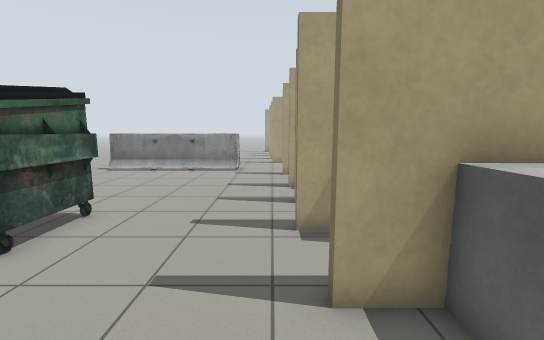
View 1 (above)

24 first-person views from a walk through a world built for the Gazebo simulator. The camera is 1.2 m above the floor, tilts 8° down and sees 90° across. The lines on the ground mark 1 m squares. The floor is counted in squares, 0.5 m on a side. Each view is taken from the middle of a square. On the plan, view 1 faces up. The plan holds only what a view shows up to about 17 squares ahead; the rest is blank. The place goes on beyond the plan. Simple patterns stand in for the simulator's built-in surfaces.

View 2
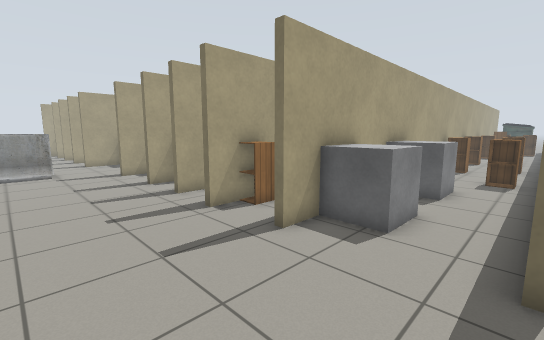

View 3
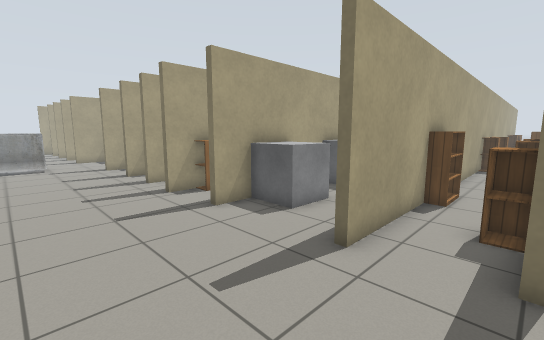

View 4
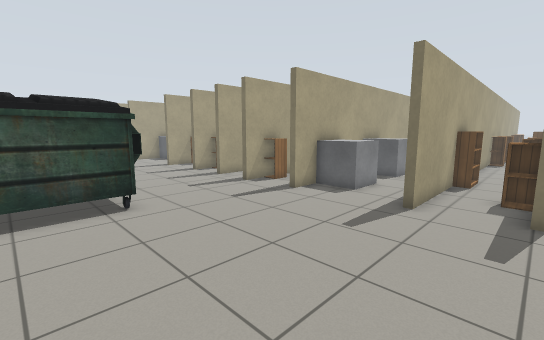

View 5
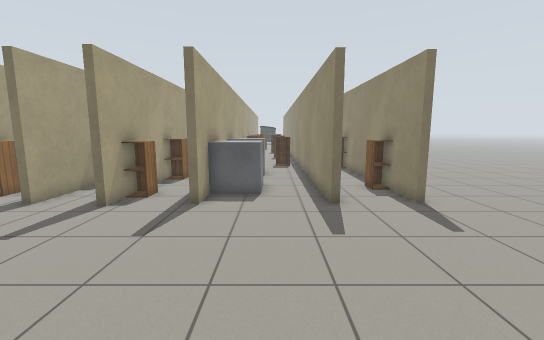

View 6
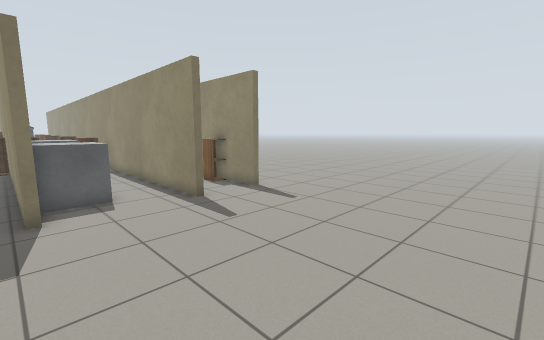

View 7
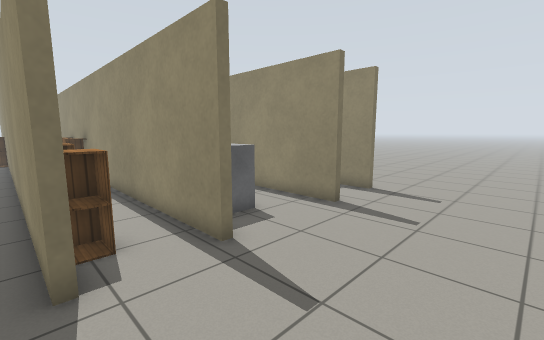

View 8
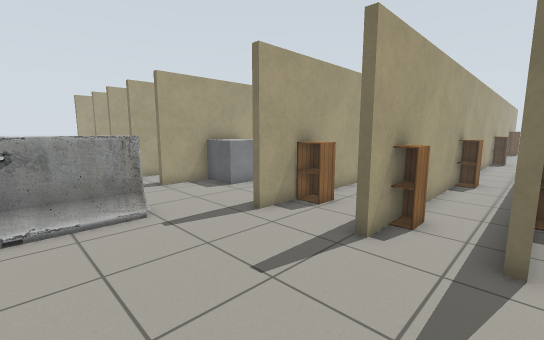

View 9
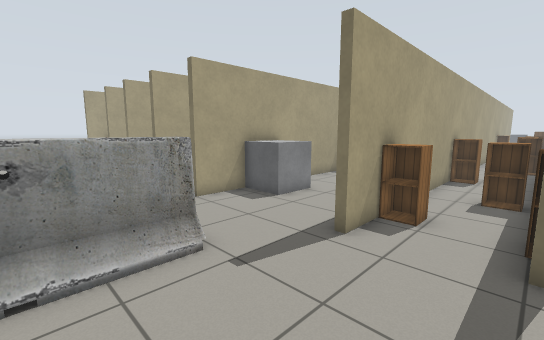

View 10
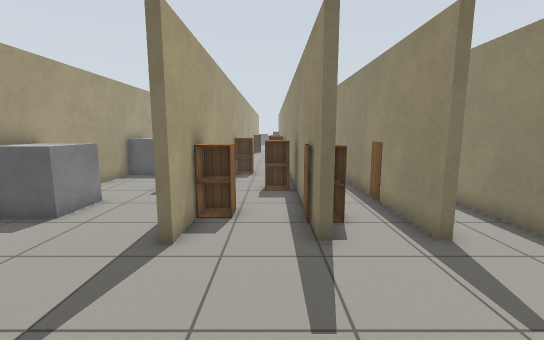

View 11
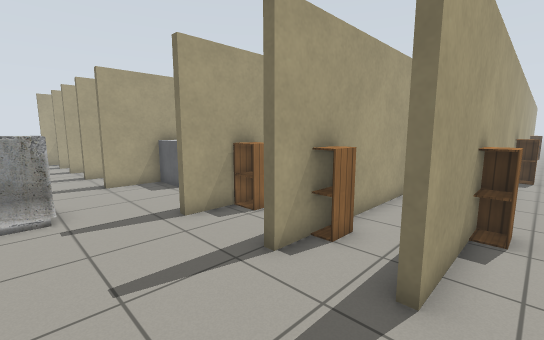

View 12
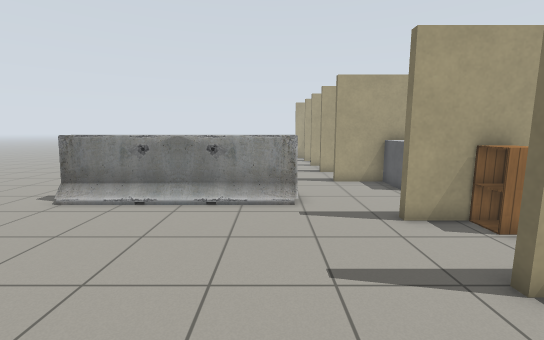

View 13
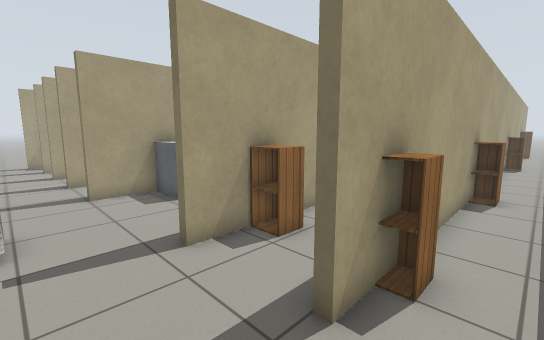

View 14
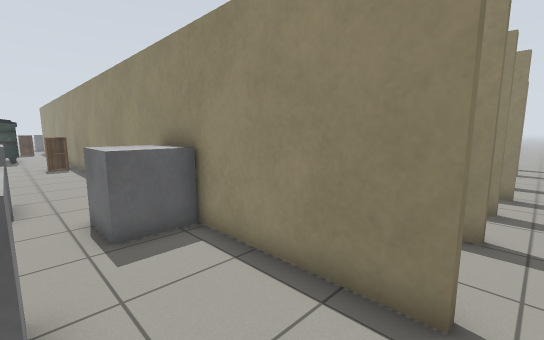

View 15
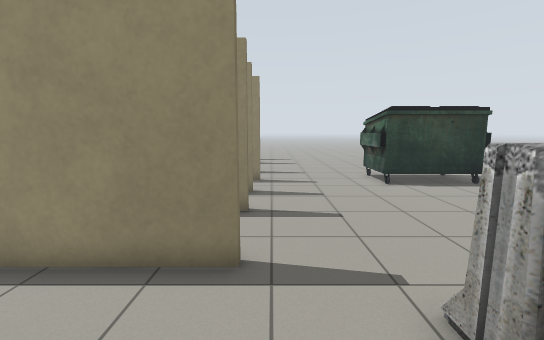

View 16
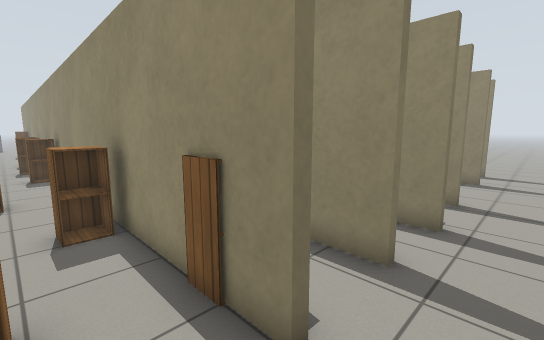

View 17
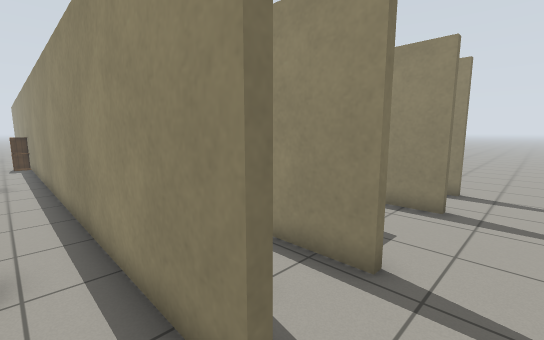

View 18
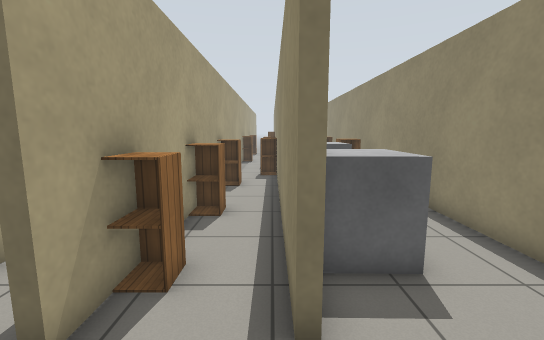

View 19
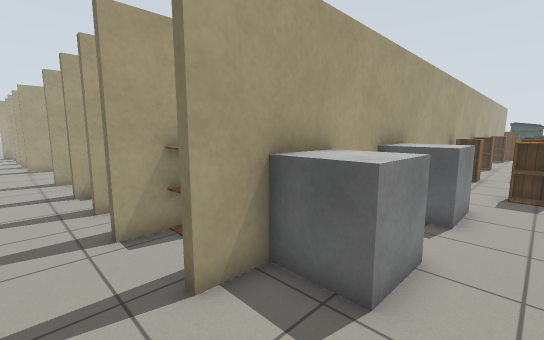

View 20
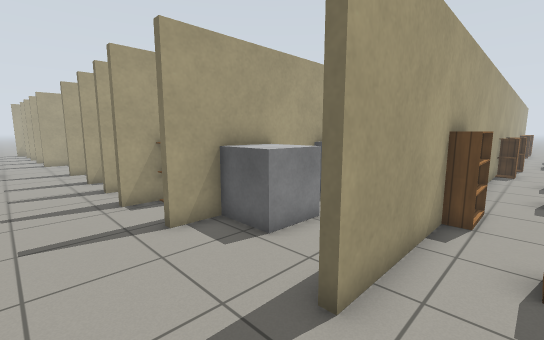

View 21
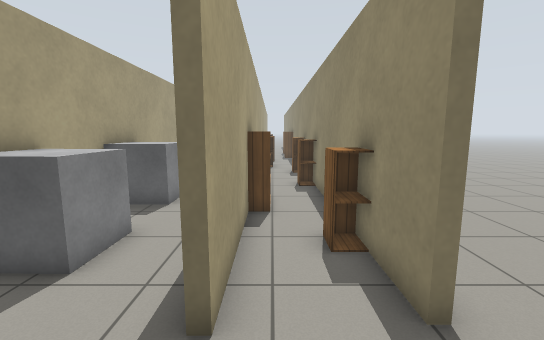

View 22
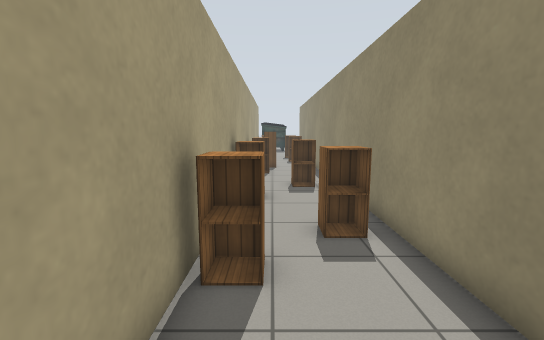

View 23
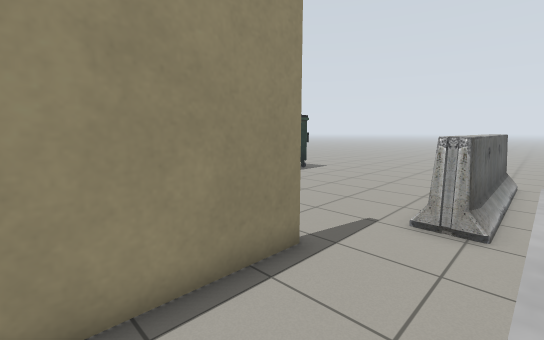

View 24
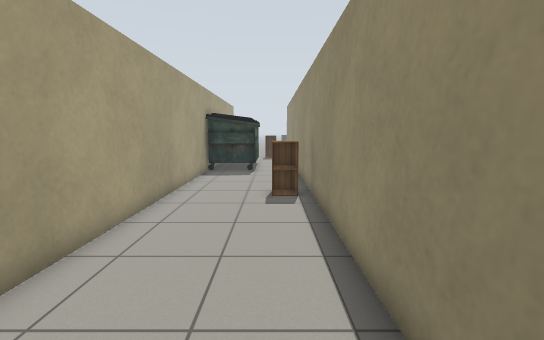

### Floor plan
Points are (right, up) in squares from view 1. A wall is a line through its corners. A room is listed if a view was taken in it or the views show most of it. See-through windows are left out.
Room 1 (views 1, 2, 3, 4, 5, 6, 18, 19, 20, 21, 22)
walls: (6.5, 3.4) (0.8, 3.4); (14.5, 3.4) (9.4, 3.4); (1.1, -4.4) (1.1, -4) (15.4, -4); (1.6, 6.4) (0.5, 6.4); (20.8, -1.3) (0.8, -1.3) (0.8, -1) (28.2, -1); (26.4, 3.4) (16.4, 3.4)
ways out: opening at (-2, 6.5) to room 2; opening at (2, 5) to room 3
objects: dumpster (-8, 5) to (-5, 8); other object (2, 1) to (4, 3); cabinet (4, -4) to (4, -3); bookshelf (6, -2) to (8, -2); other object (7, 1) to (9, 3); cabinet (10, -4) to (11, -3); cabinet (11, 0) to (12, 1); cabinet (14, -4) to (14, -3); cabinet (15, 2) to (16, 3); cabinet (17, -2); cabinet (17, 0) to (18, 1); cabinet (20, -2) to (21, -2); cabinet (21, 2) to (21, 3); cabinet (23, 0) to (24, 1); cabinet (27, 2) to (28, 3)
Room 2 (views 7, 8, 9, 10, 11, 12, 13, 14, 15, 16, 17, 23, 24)
walls: (16.4, 15.1) (0.5, 15.1); (12.2, 21) (0, 21); (0.5, 15.4) (28.2, 15.4); (0.6, 12) (21.4, 12); (0.5, 6.7) (21.4, 6.7); (20.8, 11.7) (0.6, 11.7); (20.2, 9) (0.8, 9) (0.8, 9.3) (11, 9.3); (28.2, 21) (14.6, 21)
ways out: opening at (-2, 6.5) to room 1; opening at (21, 8)
objects: barrier (-8, 17) to (-2, 18); cabinet (2, 11) to (3, 12); cabinet (2, 14) to (3, 15); other object (2, 19) to (4, 20); cabinet (5, 8) to (5, 9); cabinet (6, 13) to (7, 13); other object (6, 16) to (8, 17); cabinet (9, 11) to (10, 11); cabinet (10, 14) to (11, 15); other object (10, 19) to (10, 20); cabinet (14, 8) to (15, 9); cabinet (16, 13) to (17, 13); cabinet (19, 13) to (20, 13); other object (20, 11) to (21, 11); cabinet (21, 16) to (22, 17); dumpster (27, 18) to (28, 20)
Room 3 (no view inside)
walls: (0.8, 3.7) (9.4, 3.7); (9.4, 6.4) (3.4, 6.4)
ways out: opening at (2, 5) to room 1; opening at (9, 5) to room 4
objects: cabinet (2, 6) to (3, 6); cabinet (6, 5) to (6, 6)
Room 4 (no view inside)
walls: (14.4, 3.7) (16.4, 3.7); (15.1, 6.4) (11.4, 6.4); (9.4, 3.7) (12.4, 3.7)
ways out: opening at (9, 5) to room 3
objects: cabinet (10, 6) to (11, 6); cabinet (13, 4) to (14, 5)

Where each view was taken, in squares from view 1:
view 1: 0 up, 0 right, facing up
view 2: 1 down, 4 left, facing up-right
view 3: 4 down, 4 left, facing up-right
view 4: 4 down, 8 left, facing up-right
view 5: 1 up, 8 left, facing right
view 6: 4 up, 8 left, facing down-right
view 7: 7 up, 4 left, facing down-right
view 8: 9 up, 5 left, facing up-right
view 9: 12 up, 5 left, facing up-right
view 10: 13 up, 5 left, facing right
view 11: 8 up, 3 left, facing up-right
view 12: 8 up, 3 left, facing up
view 13: 10 up, 2 left, facing up-right
view 14: 19 up, 0 right, facing down-right
view 15: 20 up, 0 right, facing down
view 16: 14 up, 1 left, facing down-right
view 17: 8 up, 1 left, facing down-right
view 18: 4 up, 2 left, facing right
view 19: 0 up, 1 left, facing up-right
view 20: 3 down, 2 left, facing up-right
view 21: 2 down, 2 left, facing right
view 22: 2 up, 11 right, facing right
view 23: 19 up, 5 right, facing down-left
view 24: 17 up, 11 right, facing right
